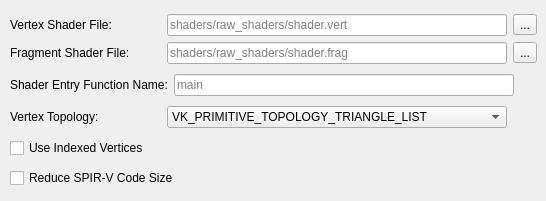
       <widget class="QWidget" name="shader">
        <attribute name="title">
         <string>Shader</string>
        </attribute>
        <widget class="QWidget" name="layoutWidget">
         <property name="geometry">
          <rect>
           <x>10</x>
           <y>10</y>
           <width>527</width>
           <height>182</height>
          </rect>
         </property>
         <layout class="QVBoxLayout" name="verticalLayoutShader">
          <item>
           <layout class="QVBoxLayout" name="verticalLayoutShaderFiles">
            <item>
             <layout class="QHBoxLayout" name="horizontalLayoutVertexShaderFile">
              <item>
               <widget class="QLabel" name="vertexShaderFileLabel">
                <property name="text">
                 <string>Vertex Shader File:</string>
                </property>
               </widget>
              </item>
              <item>
               <widget class="QLineEdit" name="vertexShaderFileInput">
                <property name="minimumSize">
                 <size>
                  <width>340</width>
                  <height>0</height>
                 </size>
                </property>
                <property name="maximumSize">
                 <size>
                  <width>340</width>
                  <height>16777215</height>
                 </size>
                </property>
                <property name="placeholderText">
                 <string>shaders/raw_shaders/shader.vert</string>
                </property>
               </widget>
              </item>
              <item>
               <widget class="QToolButton" name="vertexShaderFileToolButton">
                <property name="toolTip">
                 <string>&lt;html&gt;&lt;head/&gt;&lt;body&gt;&lt;p&gt;Select Vertex Shader file from Explorer&lt;/p&gt;&lt;/body&gt;&lt;/html&gt;</string>
                </property>
                <property name="text">
                 <string>...</string>
                </property>
               </widget>
              </item>
             </layout>
            </item>
            <item>
             <layout class="QHBoxLayout" name="horizontalLayoutFragmentShaderFile">
              <item>
               <widget class="QLabel" name="fragmentShaderFileLabel">
                <property name="text">
                 <string>Fragment Shader File:</string>
                </property>
               </widget>
              </item>
              <item>
               <widget class="QLineEdit" name="fragmentShaderFileInput">
                <property name="minimumSize">
                 <size>
                  <width>340</width>
                  <height>0</height>
                 </size>
                </property>
                <property name="maximumSize">
                 <size>
                  <width>340</width>
                  <height>16777215</height>
                 </size>
                </property>
                <property name="placeholderText">
                 <string>shaders/raw_shaders/shader.frag</string>
                </property>
               </widget>
              </item>
              <item>
               <widget class="QToolButton" name="fragmentShaderFileToolButton">
                <property name="toolTip">
                 <string>&lt;html&gt;&lt;head/&gt;&lt;body&gt;&lt;p&gt;Select Fragment Shader file from Explorer&lt;/p&gt;&lt;/body&gt;&lt;/html&gt;</string>
                </property>
                <property name="text">
                 <string>...</string>
                </property>
               </widget>
              </item>
             </layout>
            </item>
           </layout>
          </item>
          <item>
           <layout class="QHBoxLayout" name="horizontalLayoutShaderEntryFunction">
            <item>
             <widget class="QLabel" name="shaderEntryFunctionNameLabel">
              <property name="toolTip">
               <string>&lt;html&gt;&lt;head/&gt;&lt;body&gt;&lt;p&gt;Choose entry point function within shader. Usually &lt;span style=&quot; font-style:italic;&quot;&gt;main &lt;/span&gt;as in &lt;span style=&quot; font-style:italic;&quot;&gt;void main()&lt;/span&gt;.&lt;/p&gt;&lt;/body&gt;&lt;/html&gt;</string>
              </property>
              <property name="text">
               <string>Shader Entry Function Name:</string>
              </property>
             </widget>
            </item>
            <item>
             <widget class="QLineEdit" name="shaderEntryFunctionNameInput">
              <property name="minimumSize">
               <size>
                <width>340</width>
                <height>0</height>
               </size>
              </property>
              <property name="maximumSize">
               <size>
                <width>340</width>
                <height>16777215</height>
               </size>
              </property>
              <property name="font">
               <font>
                <kerning>true</kerning>
               </font>
              </property>
              <property name="alignment">
               <set>Qt::AlignLeading|Qt::AlignLeft|Qt::AlignVCenter</set>
              </property>
              <property name="placeholderText">
               <string>main</string>
              </property>
              <property name="clearButtonEnabled">
               <bool>false</bool>
              </property>
             </widget>
            </item>
            <item>
             <spacer name="horizontalSpacer">
              <property name="orientation">
               <enum>Qt::Horizontal</enum>
              </property>
              <property name="sizeType">
               <enum>QSizePolicy::Fixed</enum>
              </property>
              <property name="sizeHint" stdset="0">
               <size>
                <width>30</width>
                <height>20</height>
               </size>
              </property>
             </spacer>
            </item>
           </layout>
          </item>
          <item>
           <layout class="QHBoxLayout" name="horizontalLayoutVertexTopology">
            <item>
             <widget class="QLabel" name="vertexTopologyLabel">
              <property name="toolTip">
               <string>&lt;html&gt;&lt;head/&gt;&lt;body&gt;&lt;p&gt;Specify geometry topology and primitive reuse.&lt;/p&gt;&lt;/body&gt;&lt;/html&gt;</string>
              </property>
              <property name="text">
               <string>Vertex Topology:</string>
              </property>
             </widget>
            </item>
            <item>
             <widget class="QComboBox" name="vertexTopologyInput">
              <property name="minimumSize">
               <size>
                <width>340</width>
                <height>0</height>
               </size>
              </property>
              <property name="maximumSize">
               <size>
                <width>338</width>
                <height>16777215</height>
               </size>
              </property>
              <property name="toolTip">
               <string>&lt;html&gt;&lt;head/&gt;&lt;body&gt;&lt;p&gt;Topologies:&lt;/p&gt;&lt;p&gt;&lt;span style=&quot; font-weight:600;&quot;&gt;VK_PRIMITIVE_TOPOLOGY_POINT_LIST&lt;/span&gt;: points from vertices&lt;/p&gt;&lt;p&gt;&lt;span style=&quot; font-weight:600;&quot;&gt;VK_PRIMITIVE_TOPOLOGY_LINE_LIST&lt;/span&gt; : line from every 2 vertices without reuse&lt;/p&gt;&lt;p&gt;&lt;span style=&quot; font-weight:600;&quot;&gt;VK_PRIMITIVE_TOPOLOGY_LINE_STRIP&lt;/span&gt; : the end vertex of every line is used as start vertex for the next line&lt;/p&gt;&lt;p&gt;&lt;span style=&quot; font-weight:600;&quot;&gt;VK_PRIMITIVE_TOPOLOGY_TRIANGLE_LIST&lt;/span&gt; : triangle from every 3 vertices without reuse&lt;/p&gt;&lt;p&gt;&lt;span style=&quot; font-weight:600;&quot;&gt;VK_PRIMITIVE_TOPOLOGY_TRIANGLE_STRIP&lt;/span&gt; : the second and third vertex of every triangle are used as first two vertices of the next triangle&lt;/p&gt;&lt;/body&gt;&lt;/html&gt;</string>
              </property>
              <item>
               <property name="text">
                <string>VK_PRIMITIVE_TOPOLOGY_TRIANGLE_LIST</string>
               </property>
              </item>
              <item>
               <property name="text">
                <string>VK_PRIMITIVE_TOPOLOGY_POINT_LIST</string>
               </property>
              </item>
              <item>
               <property name="text">
                <string>VK_PRIMITIVE_TOPOLOGY_LINE_LIST</string>
               </property>
              </item>
              <item>
               <property name="text">
                <string>VK_PRIMITIVE_TOPOLOGY_TRIANGLE_STRIP</string>
               </property>
              </item>
              <item>
               <property name="text">
                <string>VK_PRIMITIVE_TOPOLOGY_TRIANGLE_FAN</string>
               </property>
              </item>
              <item>
               <property name="text">
                <string>VK_PRIMITIVE_TOPOLOGY_TRIANGLE_LIST_WITH_ADJACENCY</string>
               </property>
              </item>
              <item>
               <property name="text">
                <string>VK_PRIMITIVE_TOPOLOGY_TRIANGLE_STRIP_WITH_ADJACENCY</string>
               </property>
              </item>
              <item>
               <property name="text">
                <string>VK_PRIMITIVE_TOPOLOGY_LINE_STRIP</string>
               </property>
              </item>
              <item>
               <property name="text">
                <string>VK_PRIMITIVE_TOPOLOGY_LINE_LIST_WITH_ADJACENCY</string>
               </property>
              </item>
              <item>
               <property name="text">
                <string>VK_PRIMITIVE_TOPOLOGY_LINE_STRIP_WITH_ADJACENCY</string>
               </property>
              </item>
              <item>
               <property name="text">
                <string>VK_PRIMITIVE_TOPOLOGY_PATCH_LIST</string>
               </property>
              </item>
             </widget>
            </item>
            <item>
             <spacer name="horizontalSpacer_2">
              <property name="orientation">
               <enum>Qt::Horizontal</enum>
              </property>
              <property name="sizeType">
               <enum>QSizePolicy::Fixed</enum>
              </property>
              <property name="sizeHint" stdset="0">
               <size>
                <width>30</width>
                <height>20</height>
               </size>
              </property>
             </spacer>
            </item>
           </layout>
          </item>
          <item>
           <widget class="QCheckBox" name="useIndexedVerticesCheckBox">
            <property name="text">
             <string>Use Indexed Vertices</string>
            </property>
           </widget>
          </item>
          <item>
           <widget class="QCheckBox" name="reduceSpirvCodeSizeCheckBox">
            <property name="text">
             <string>Reduce SPIR-V Code Size</string>
            </property>
           </widget>
          </item>
         </layout>
        </widget>
       </widget>
